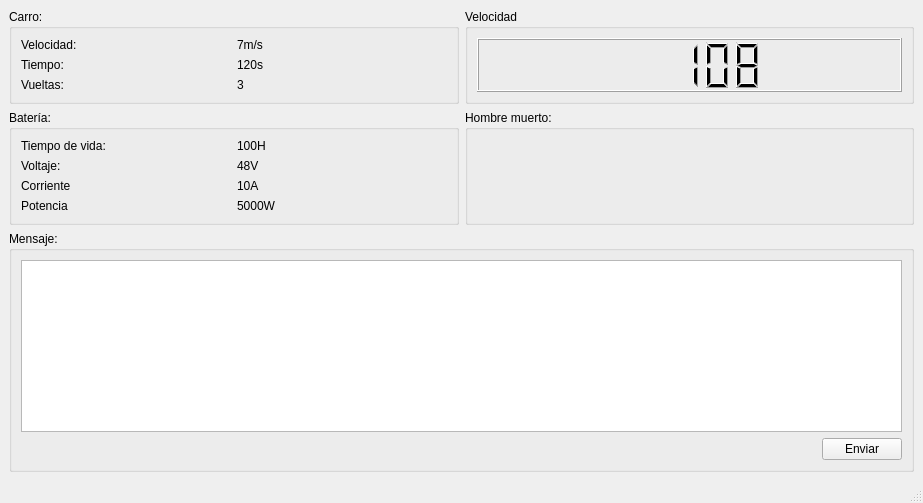
<?xml version="1.0" encoding="UTF-8"?>
<ui version="4.0">
 <class>MainWindow</class>
 <widget class="QMainWindow" name="MainWindow">
  <property name="geometry">
   <rect>
    <x>0</x>
    <y>0</y>
    <width>923</width>
    <height>503</height>
   </rect>
  </property>
  <property name="windowTitle">
   <string>Insomnia - Ecoautos</string>
  </property>
  <widget class="QWidget" name="centralwidget">
   <layout class="QGridLayout" name="gridLayout_4">
    <item row="1" column="0">
     <widget class="QGroupBox" name="groupBox_3">
      <property name="title">
       <string>Batería:</string>
      </property>
      <layout class="QGridLayout" name="gridLayout_2">
       <item row="1" column="1">
        <widget class="QLabel" name="label_10">
         <property name="text">
          <string>48V</string>
         </property>
        </widget>
       </item>
       <item row="1" column="0">
        <widget class="QLabel" name="label_9">
         <property name="text">
          <string>Voltaje:</string>
         </property>
        </widget>
       </item>
       <item row="0" column="1">
        <widget class="QLabel" name="label_8">
         <property name="text">
          <string>100H</string>
         </property>
        </widget>
       </item>
       <item row="2" column="1">
        <widget class="QLabel" name="label_12">
         <property name="text">
          <string>10A</string>
         </property>
        </widget>
       </item>
       <item row="2" column="0">
        <widget class="QLabel" name="label_11">
         <property name="text">
          <string>Corriente</string>
         </property>
        </widget>
       </item>
       <item row="0" column="0">
        <widget class="QLabel" name="label_7">
         <property name="text">
          <string>Tiempo de vida:</string>
         </property>
        </widget>
       </item>
       <item row="3" column="0">
        <widget class="QLabel" name="label_13">
         <property name="text">
          <string>Potencia</string>
         </property>
        </widget>
       </item>
       <item row="3" column="1">
        <widget class="QLabel" name="label_14">
         <property name="text">
          <string>5000W</string>
         </property>
        </widget>
       </item>
      </layout>
     </widget>
    </item>
    <item row="1" column="1">
     <widget class="QGroupBox" name="groupBox_2">
      <property name="title">
       <string>Hombre muerto:</string>
      </property>
      <layout class="QGridLayout" name="gridLayout_6">
       <item row="0" column="0">
        <widget class="QLabel" name="label_15">
         <property name="text">
          <string/>
         </property>
        </widget>
       </item>
      </layout>
     </widget>
    </item>
    <item row="0" column="1">
     <widget class="QGroupBox" name="groupBox_5">
      <property name="title">
       <string>Velocidad</string>
      </property>
      <layout class="QGridLayout" name="gridLayout_5">
       <item row="0" column="0">
        <widget class="QLCDNumber" name="lcdNumber">
         <property name="smallDecimalPoint">
          <bool>true</bool>
         </property>
         <property name="digitCount">
          <number>5</number>
         </property>
         <property name="mode">
          <enum>QLCDNumber::Dec</enum>
         </property>
         <property name="value" stdset="0">
          <double>107.780000000000001</double>
         </property>
         <property name="intValue" stdset="0">
          <number>108</number>
         </property>
        </widget>
       </item>
      </layout>
     </widget>
    </item>
    <item row="2" column="0" colspan="2">
     <widget class="QGroupBox" name="groupBox">
      <property name="title">
       <string>Mensaje:</string>
      </property>
      <layout class="QGridLayout" name="gridLayout">
       <item row="0" column="0">
        <widget class="QTextEdit" name="textEdit"/>
       </item>
       <item row="1" column="0">
        <layout class="QHBoxLayout" name="horizontalLayout">
         <item>
          <spacer name="horizontalSpacer">
           <property name="orientation">
            <enum>Qt::Horizontal</enum>
           </property>
           <property name="sizeHint" stdset="0">
            <size>
             <width>40</width>
             <height>20</height>
            </size>
           </property>
          </spacer>
         </item>
         <item>
          <widget class="QPushButton" name="pushButton">
           <property name="text">
            <string>Enviar</string>
           </property>
          </widget>
         </item>
        </layout>
       </item>
      </layout>
     </widget>
    </item>
    <item row="0" column="0">
     <widget class="QGroupBox" name="groupBox_4">
      <property name="title">
       <string>Carro:</string>
      </property>
      <layout class="QGridLayout" name="gridLayout_3">
       <item row="0" column="0">
        <widget class="QLabel" name="label">
         <property name="text">
          <string>Velocidad:</string>
         </property>
        </widget>
       </item>
       <item row="0" column="1">
        <widget class="QLabel" name="label_2">
         <property name="text">
          <string>7m/s</string>
         </property>
        </widget>
       </item>
       <item row="1" column="0">
        <widget class="QLabel" name="label_3">
         <property name="text">
          <string>Tiempo:</string>
         </property>
        </widget>
       </item>
       <item row="1" column="1">
        <widget class="QLabel" name="label_4">
         <property name="text">
          <string>120s</string>
         </property>
        </widget>
       </item>
       <item row="2" column="0">
        <widget class="QLabel" name="label_5">
         <property name="text">
          <string>Vueltas:</string>
         </property>
        </widget>
       </item>
       <item row="2" column="1">
        <widget class="QLabel" name="label_6">
         <property name="text">
          <string>3</string>
         </property>
        </widget>
       </item>
      </layout>
     </widget>
    </item>
   </layout>
  </widget>
  <widget class="QStatusBar" name="statusbar"/>
 </widget>
 <resources/>
 <connections/>
</ui>
